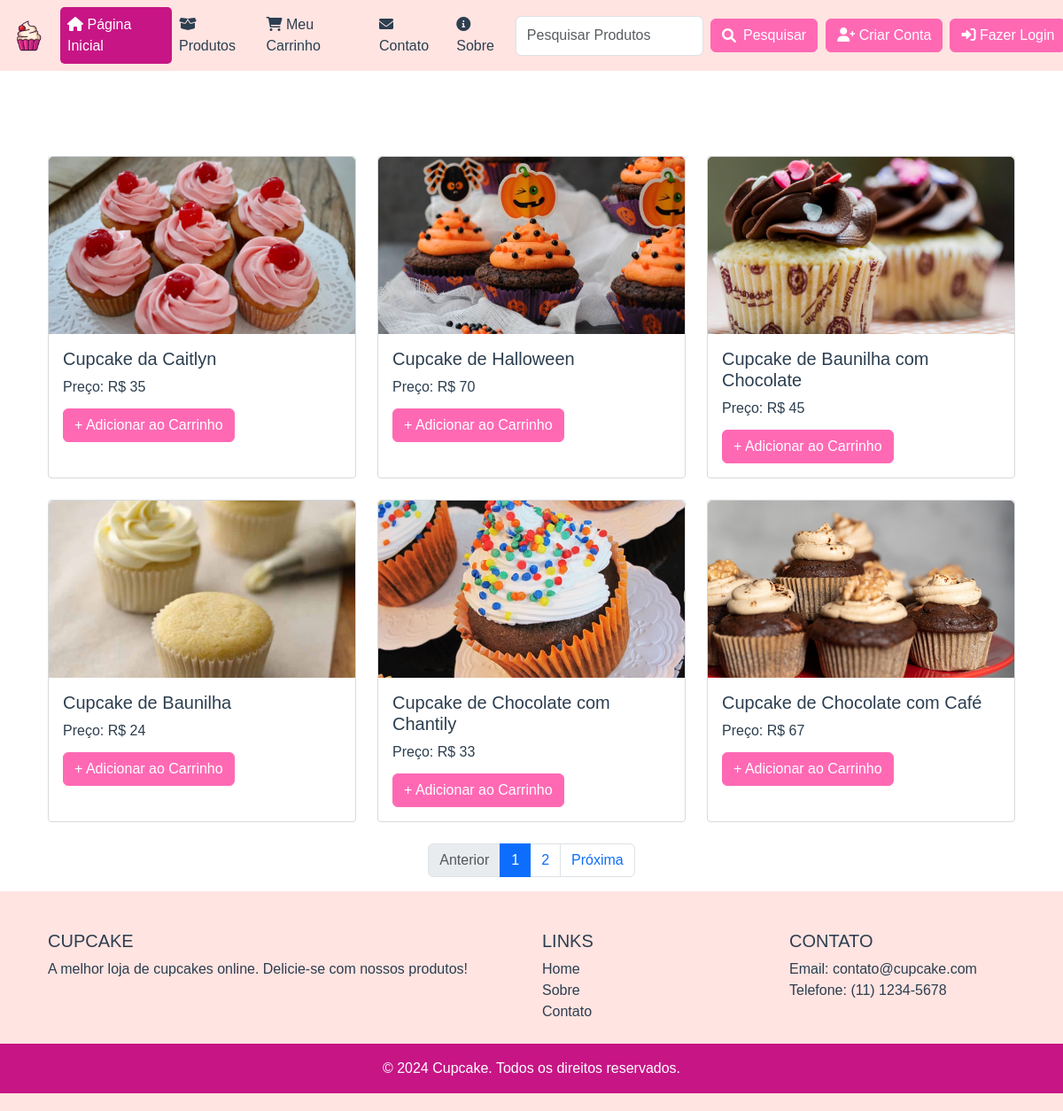
The page / on the database its author committed.
### cake/models.py (models this page shows, shortened)
class Produto(models.Model):
    titulo = models.CharField(max_length=200)
    slug = models.SlugField(unique=True)
    categoria = models.ForeignKey(Categoria, on_delete=models.CASCADE)
    image = models.ImageField(upload_to="produtos")
    preco = models.PositiveIntegerField()
    descricao = models.TextField()

### cake/views.py (the view)
# urls.py: path("", HomeView.as_view(), name="home"),
class HomeView(LojaMixin, TemplateView):
    template_name = "home.html"
    def get_context_data(self, **kwargs):
        context = super().get_context_data(**kwargs)
        todosprodutos = Produto.objects.all().order_by("-id")
        paginator = Paginator(todosprodutos,6)
        page_number = self.request.GET.get('page')
        produto_list = paginator.get_page(page_number)
        context['produtos']= produto_list
        return context

### cake/views.py (called while the page is built)
    def dispatch(self, request, *args, **kwargs):
        carrinho_id = request.session.get("carrinho_id")
        if carrinho_id:
            carrinho_obj = Carrinho.objects.get(id=carrinho_id)
            if request.user.is_authenticated and request.user.cliente:
                carrinho_obj.cliente = request.user.cliente
                carrinho_obj.save()
        return super().dispatch(request, *args, **kwargs)

### templates/home.html (shortened to what this page needs)
{% extends 'base.html' %}
{% block content %}
<div class="container mt-5">
    <div class="row">
        {% for prod in produtos %}
            <div class="col-md-4 mb-4">
                <div class="card h-100">
                    <div class="img-wrapper" style="height: 200px; overflow: hidden;">
                        <a href="{% url 'cake:produtoinfo' prod.slug %}"><img src="{{ prod.image.url }}" class="card-img-top img-fluid" alt="{{ prod.titulo }}" style="height: 100%; width: 100%; object-fit: cover;"></a>
                    </div>
                    <div class="card-body">
                        <h5 class="card-title"><a href="{% url 'cake:produtoinfo' prod.slug %}" class="text-dark">{{ prod.titulo }}</a></h5>
                        <p class="card-text text-dark">Preço: R$ {{ prod.preco }}</p>
                        <a href="{% url 'cake:addcarrinho' prod.id %}" class="btn btn-outline-success">+ Adicionar ao Carrinho</a>
                    </div>
                </div>
            </div>
        {% endfor %}
    </div>
    <nav aria-label="Page navigation example">
        <ul class="pagination justify-content-center">
            {% if produtos.has_previous %}
                <li class="page-item">
                    <a class="page-link" href="?page={{ produtos.previous_page_number }}">Anterior</a>
                </li>
            {% else %}
                <li class="page-item disabled">
                    <a class="page-link" href="#" tabindex="-1" aria-disabled="true">Anterior</a>
                </li>
            {% endif %}
            {% for i in produtos.paginator.page_range %}
                {% if i == produtos.number %}
                    <li class="page-item active">
                        <a class="page-link">{{ i }}</a>
                    </li>
                {% else %}
                    <li class="page-item">
                        <a class="page-link" href="?page={{ i }}">{{ i }}</a>
                    </li>
                {% endif %}
            {% endfor %}
            {% if produtos.has_next %}
                <li class="page-item">
                    <a class="page-link" href="?page={{ produtos.next_page_number }}">Próxima</a>
                </li>
            {% else %}
                <li class="page-item disabled">
                    <a class="page-link" href="#" tabindex="-1" aria-disabled="true">Próxima</a>
                </li>
            {% endif %}
        </ul>
    </nav>
</div>
{% endblock %}

### cake/static/css/style.css (style rules this page uses)
body, h1, h2, h3, h4, h5, h6, p, a, .btn, .navbar, .card, .container { font-family: 'Arial', sans-serif; color: #2c3e50; }
a { text-decoration: none; }
.btn-outline-success, .btn-outline-primary, .btn-outline-secondary, .btn-outline-danger, .btn-warning, .btn-primary, .btn-secondary { color: #ffffff; background-color: #ff69b4; border-color: #ff69b4; }
.text-dark { color: #2c3e50 !important; }
.img-wrapper { height: 200px; overflow: hidden; }
.img-wrapper img { height: 100%; width: 100%; object-fit: cover; }
.img-wrapper { height: 250px; overflow: hidden; }
body { display: flex; flex-direction: column; min-height: 100vh; }
.card { border: none; border-radius: 10px; }
.card-title { color: #c71585; }
.card { border: 1px solid #d7dadd; border-radius: 4px; }
.card-body p { margin-bottom: 0.75rem; }

### rows shown on the page
Produto: image (picture), titulo "Cupcake da Caitlyn", preco "35"
Produto: image (picture), titulo "Cupcake de Halloween", preco "70"
Produto: image (picture), titulo "Cupcake de Baunilha com Chocolate", preco "45"
Produto: image (picture), titulo "Cupcake de Baunilha", preco "24"
Produto: image (picture), titulo "Cupcake de Chocolate com Chantily", preco "33"
Produto: image (picture), titulo "Cupcake de Chocolate com Café", preco "67"

### other values the page prints
{{ i }} "1"
{{ i }} "2"
